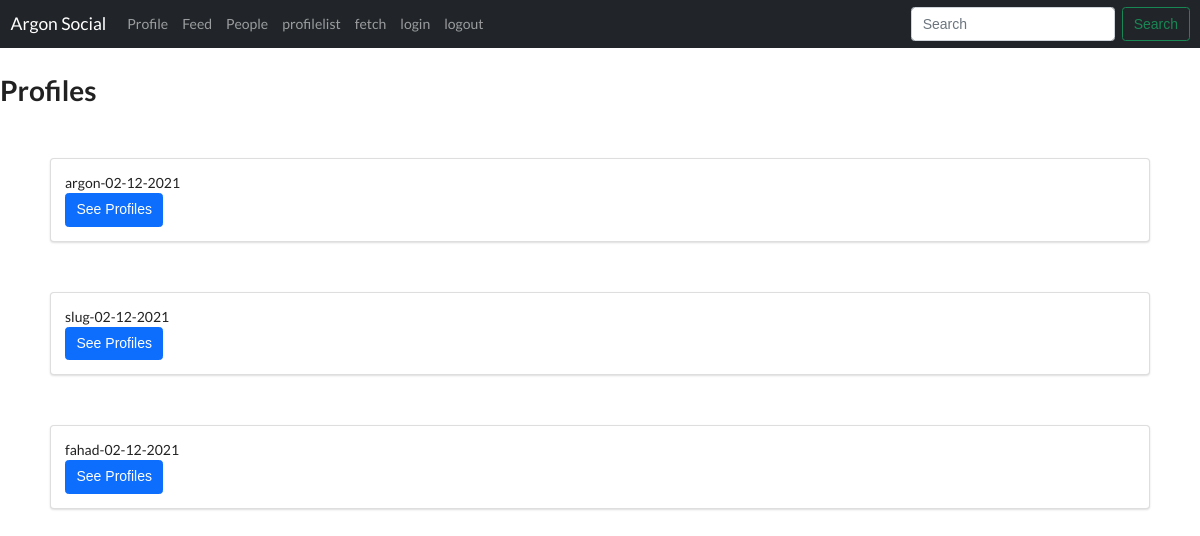
The page /profilelistview/ (signed in) on the database as committed earlier.
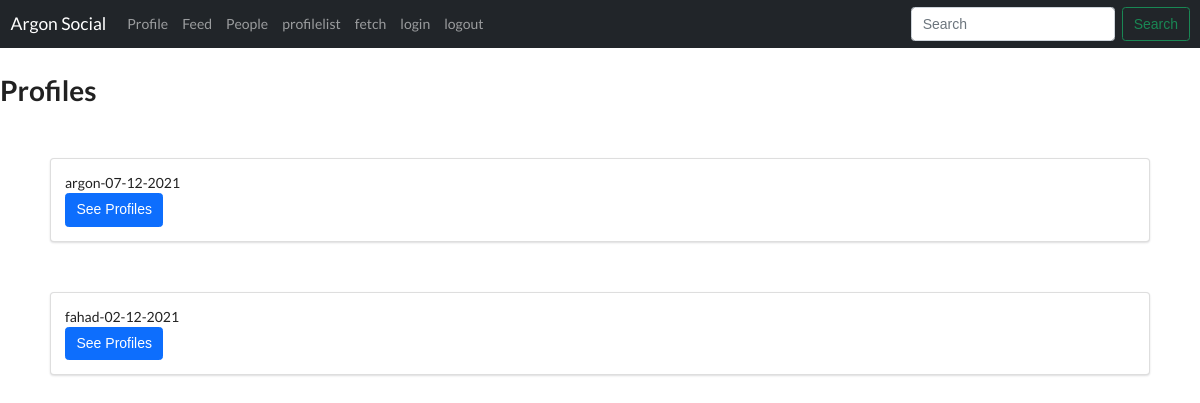
The same page on the database as committed later.
### profiles/models.py (models this page shows, shortened)
class profile(models.Model):
    first_name = models.CharField(max_length=200, blank=True)
    last_name = models.CharField(max_length=200, blank=True)
    user = models.OneToOneField(User, on_delete=models.CASCADE)
    following = models.ManyToManyField(User, related_name='following', blank=True)
    followers = models.ManyToManyField(User, related_name='follower', blank=True)
    bio = models.TextField(default="no bio...",max_length=300)
    email = models.EmailField(blank=True,max_length=200)
    country = models.TextField(blank=True,max_length=200, default='Pakistan')
    avatar = models.ImageField(default='avatar.png',upload_to='avatars/')
    slug = models.SlugField(unique=True , blank=True)
    updated = models.DateTimeField(auto_now=True)
    created = models.DateTimeField(auto_now_add=True)
    class Meta:
        ordering = ('-created',)
    def __str__(self):
        return f"{self.user.username}-{self.created.strftime('%d-%m-%Y')}"

### profiles/views.py (the view)
# urls.py: path('profilelistview/', ProfileListView.as_view(), name='profilelistview'),
class ProfileListView(ListView):
    model =profile
    template_name = 'main.html'
    context_object_name='profiles'
    def get_queryset(self):
        return profile.objects.all().exclude(user=self.request.user)

### profiles/templates/main.html (shortened to what this page needs)
{% extends 'base1.html'%}
{% block content%}
        <h1 > Profiles</h1>
        {% for profile in profiles%}
        <div class="ui segment" style="margin: 50px;">
        {{profile}}
        <br>
        <a href={% url 'profiles:profile-detail-view' profile.pk%}>
        <button type="button" class="btn btn-primary">See Profiles</button>
        </div>
{% endfor%}
{% endblock content%}

Rows that differ between the two databases and show on the page:
removed profile: user+created "argon-02-12-2021"
removed profile: user+created "slug-02-12-2021"
added profile: user+created "argon-07-12-2021"
